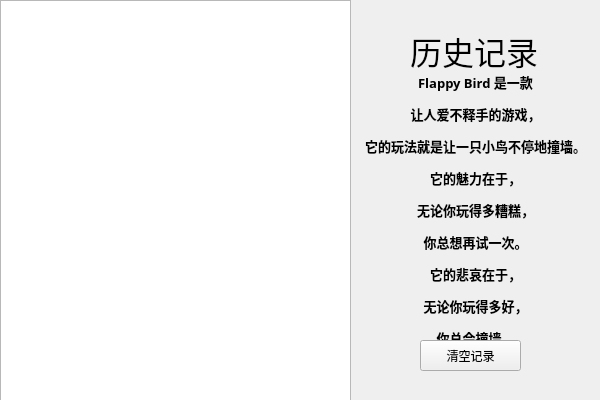
<?xml version="1.0" encoding="UTF-8"?>
<ui version="4.0">
 <class>HistoryViewerClass</class>
 <widget class="QWidget" name="HistoryViewerClass">
  <property name="geometry">
   <rect>
    <x>0</x>
    <y>0</y>
    <width>600</width>
    <height>400</height>
   </rect>
  </property>
  <property name="windowTitle">
   <string>HistoryViewer</string>
  </property>
  <widget class="QLabel" name="label">
   <property name="geometry">
    <rect>
     <x>360</x>
     <y>70</y>
     <width>231</width>
     <height>281</height>
    </rect>
   </property>
   <property name="font">
    <font>
     <family>等线</family>
     <pointsize>10</pointsize>
     <bold>true</bold>
    </font>
   </property>
   <property name="text">
    <string>&lt;html&gt;&lt;head/&gt;&lt;body&gt;&lt;p align=&quot;center&quot;&gt;Flappy Bird 是一款&lt;/p&gt;&lt;p align=&quot;center&quot;&gt;让人爱不释手的游戏，&lt;/p&gt;&lt;p align=&quot;center&quot;&gt;它的玩法就是让一只小鸟不停地撞墙。&lt;/p&gt;&lt;p align=&quot;center&quot;&gt;它的魅力在于，&lt;/p&gt;&lt;p align=&quot;center&quot;&gt;无论你玩得多糟糕，&lt;/p&gt;&lt;p align=&quot;center&quot;&gt;你总想再试一次。&lt;/p&gt;&lt;p align=&quot;center&quot;&gt;它的悲哀在于，&lt;/p&gt;&lt;p align=&quot;center&quot;&gt;无论你玩得多好，&lt;/p&gt;&lt;p align=&quot;center&quot;&gt;你总会撞墙。&lt;/p&gt;&lt;/body&gt;&lt;/html&gt;</string>
   </property>
  </widget>
  <widget class="QLabel" name="Titlelabel">
   <property name="geometry">
    <rect>
     <x>410</x>
     <y>20</y>
     <width>141</width>
     <height>61</height>
    </rect>
   </property>
   <property name="font">
    <font>
     <family>Ark Pixel 12px monospaced zh_cn</family>
     <pointsize>24</pointsize>
    </font>
   </property>
   <property name="text">
    <string>历史记录</string>
   </property>
  </widget>
  <widget class="QPushButton" name="ClearpushButton">
   <property name="geometry">
    <rect>
     <x>420</x>
     <y>340</y>
     <width>101</width>
     <height>31</height>
    </rect>
   </property>
   <property name="text">
    <string>清空记录</string>
   </property>
  </widget>
  <widget class="QTableWidget" name="tableWidget">
   <property name="geometry">
    <rect>
     <x>0</x>
     <y>0</y>
     <width>351</width>
     <height>401</height>
    </rect>
   </property>
  </widget>
 </widget>
 <layoutdefault spacing="6" margin="11"/>
 <resources/>
 <connections/>
</ui>
